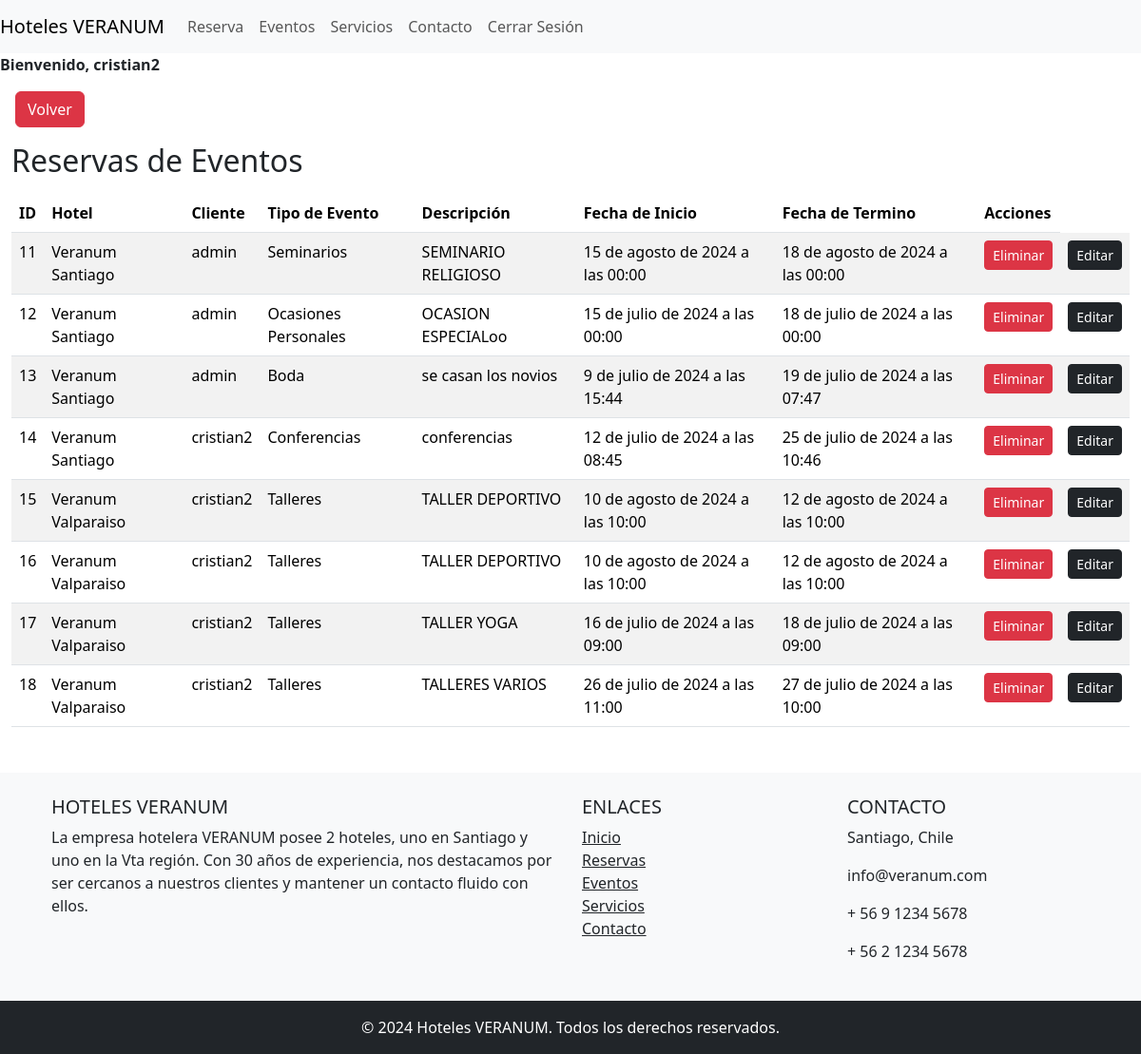
Screenshot of /administracion/ (signed in) with the database file from the repository.
### aplicacion/models.py (models this page shows, shortened)
class Reserva(models.Model):
    user = models.ForeignKey(User, on_delete=models.CASCADE)
    hotel = models.ForeignKey(Hotel, on_delete=models.CASCADE)
    tipo_evento = models.CharField(max_length=200, choices=eventos)
    descripcion = models.TextField(blank=True, null=True)
    fecha_inicio = models.DateTimeField()
    fecha_fin = models.DateTimeField()
    fecha_reserva = models.DateTimeField(auto_now_add=True)

class Hotel(models.Model):
    nombre = models.CharField(max_length=200, choices=hoteles)
    ubicacion = models.CharField(max_length=200, choices=regiones)
    descripcion = models.TextField(blank=True, null=True)
    def __str__(self):
        return self.nombre

### aplicacion/views.py (the view)
# urls.py: path('administracion/', administracion, name='administracion'),
def administracion(request):
    reservas = Reserva.objects.all()
    return render(request, 'aplicacion/administracion.html', {'reservas': reservas})

### aplicacion/templates/aplicacion/administracion.html (shortened to what this page needs)
{% extends "aplicacion/base.html" %}
{% load static %}
{% block contenido %}
<div class="container-fluid">
    <h2>Reservas de Eventos</h2>
    <table class="table table-striped mt-3">
        <thead>
            <tr>
                <th>ID</th>
                <th>Hotel</th>
                <th>Cliente</th>
                <th>Tipo de Evento</th>
                <th>Descripción</th>
                <th>Fecha de Inicio</th>
                <th>Fecha de Termino</th>
                <th>Acciones</th>
            </tr>
        </thead>
        <tbody>
            {% for reserva in reservas %}
            <tr>
                <td>{{ reserva.id }}</td>
                <td>{{ reserva.hotel }}</td>
                <td>{{ reserva.user }}</td>
                <td>{{ reserva.tipo_evento }}</td>
                <td>{{ reserva.descripcion }}</td>
                <td>{{ reserva.fecha_inicio }}</td>
                <td>{{ reserva.fecha_fin }}</td>
                <td>
                    <a href="{% url 'eliminar_reserva' reserva.id %}" class="btn btn-sm btn-danger">Eliminar</a>
                </td>
                <td>
                    <a href="{% url 'editar_reserva' reserva.id %}" class="btn btn-sm btn-dark">Editar</a>
                </td>
            </tr>
            {% endfor %}
        </tbody>
    </table>
</div>
{% endblock %}

### aplicacion/templates/aplicacion/base.html (shortened to what this page needs)
{% load static %}
<!DOCTYPE html>
<html lang="es">
<head>
    <link href="https://cdn.jsdelivr.net/npm/bootstrap@5.3.3/dist/css/bootstrap.min.css" rel="stylesheet">
</head>
<body>
    <nav class="navbar navbar-expand-lg navbar-light bg-light">
        <a class="navbar-brand" href="{% url 'index' %}">Hoteles VERANUM</a>
        <div class="collapse navbar-collapse" id="navbarNav">
            <ul class="navbar-nav ml-auto">
                {% if user.is_authenticated %}
                    <li class="nav-item">
                        <a class="nav-link" href="{% url 'reserva' %}">Reserva</a>
                    </li>
                    <li class="nav-item">
                        <a class="nav-link" href="{% url 'eventos' %}">Eventos</a>
                    </li>
                    <li class="nav-item">
                        <a class="nav-link" href="{% url 'servicios' %}">Servicios</a>
                    </li>
                    <li class="nav-item">
                        <a class="nav-link" href="{% url 'contacto' %}">Contacto</a>
                    </li>
                    <li class="nav-item">
                        <a class="nav-link" href="{% url 'cerrar_sesion' %}">Cerrar Sesión</a>
                    </li>
                {% endif %}
            </ul>
        </div>
    </nav>
    {% if user.is_authenticated %}
    <strong>Bienvenido, {{ user.username }}</strong>
  {% endif %}
    <div class="m-3" >
        <button onclick="goBack()" type="button" class="btn btn-danger">Volver</button>
        </div>
          <div>
    {% block contenido %}
    {% endblock  %}
<footer class="mt-5 bg-light text-center text-lg-start">
    <div class="container p-4">
        <div class="row">
            <div class="col-lg-6 col-md-12 mb-4 mb-md-0">
                <h5 class="text-uppercase">Hoteles VERANUM</h5>
                <p style="justify-content: center;">
                    La empresa hotelera VERANUM posee 2 hoteles, uno en Santiago y uno en la Vta región.
                    Con 30 años de experiencia, nos destacamos por ser cercanos a nuestros clientes y mantener un contacto fluido con ellos.
                </p>
            </div>
            <div class="col-lg-3 col-md-6 mb-4 mb-md-0">
                <h5 class="text-uppercase">Enlaces</h5>
                <ul class="list-unstyled mb-0">
                    <li><a href="index.html" class="text-dark">Inicio</a></li>
                    <li><a href="reserva.html" class="text-dark">Reservas</a></li>
                    <li><a href="eventos.html" class="text-dark">Eventos</a></li>
                    <li><a href="servicios.html" class="text-dark">Servicios</a></li>
                    <li><a href="contacto.html" class="text-dark">Contacto</a></li>
                </ul>
            </div>
            <div class="col-lg-3 col-md-6 mb-4 mb-md-0">
                <h5 class="text-uppercase">Contacto</h5>
                <ul class="list-unstyled">
                    <li><p> Santiago, Chile</p></li>
                    <li><p> info@veranum.com</p></li>
                    <li><p> + 56 9 1234 5678</p></li>
                    <li><p> + 56 2 1234 5678</p></li>
                </ul>
            </div>
        </div>
    </div>
    <div class="text-center p-3 bg-dark text-white">
        © 2024 Hoteles VERANUM. Todos los derechos reservados.
    </div>
</footer>
</body>
</html>

### rows the page displays
Reserva: id "11", hotel "Veranum Santiago", user "admin", tipo_evento "Seminarios", descripcion "SEMINARIO RELIGIOSO", fecha_inicio "15 de agosto de 2024 a las 00:00", fecha_fin "18 de agosto de 2024 a las 00:00"
Reserva: id "12", hotel "Veranum Santiago", user "admin", tipo_evento "Ocasiones Personales", descripcion "OCASION ESPECIALoo", fecha_inicio "15 de julio de 2024 a las 00:00", fecha_fin "18 de julio de 2024 a las 00:00"
Reserva: id "13", hotel "Veranum Santiago", user "admin", tipo_evento "Boda", descripcion "se casan los novios", fecha_inicio "9 de julio de 2024 a las 15:44", fecha_fin "19 de julio de 2024 a las 07:47"
Reserva: id "14", hotel "Veranum Santiago", user "cristian2", tipo_evento "Conferencias", descripcion "conferencias", fecha_inicio "12 de julio de 2024 a las 08:45", fecha_fin "25 de julio de 2024 a las 10:46"
Reserva: id "15", hotel "Veranum Valparaiso", user "cristian2", tipo_evento "Talleres", descripcion "TALLER DEPORTIVO", fecha_inicio "10 de agosto de 2024 a las 10:00", fecha_fin "12 de agosto de 2024 a las 10:00"
Reserva: id "16", hotel "Veranum Valparaiso", user "cristian2", tipo_evento "Talleres", descripcion "TALLER DEPORTIVO", fecha_inicio "10 de agosto de 2024 a las 10:00", fecha_fin "12 de agosto de 2024 a las 10:00"
Reserva: id "17", hotel "Veranum Valparaiso", user "cristian2", tipo_evento "Talleres", descripcion "TALLER YOGA", fecha_inicio "16 de julio de 2024 a las 09:00", fecha_fin "18 de julio de 2024 a las 09:00"
Reserva: id "18", hotel "Veranum Valparaiso", user "cristian2", tipo_evento "Talleres", descripcion "TALLERES VARIOS", fecha_inicio "26 de julio de 2024 a las 11:00", fecha_fin "27 de julio de 2024 a las 10:00"

### other values shown
{{ user.username }} "cristian2"
